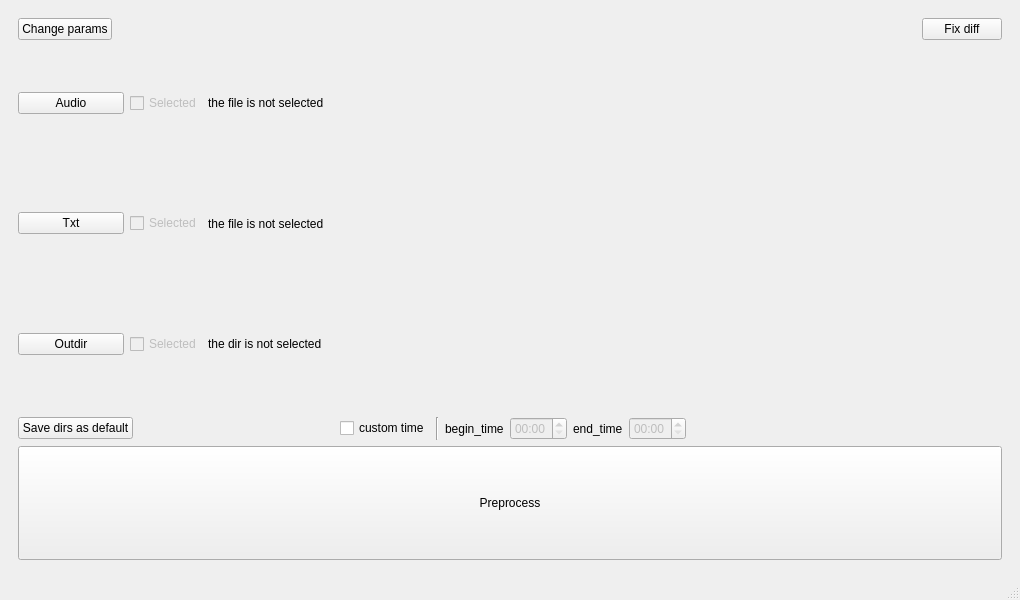
<?xml version="1.0" encoding="UTF-8"?>
<ui version="4.0">
 <class>Mainwindow</class>
 <widget class="QMainWindow" name="Mainwindow">
  <property name="geometry">
   <rect>
    <x>0</x>
    <y>0</y>
    <width>1020</width>
    <height>600</height>
   </rect>
  </property>
  <property name="windowTitle">
   <string>Simple dataset</string>
  </property>
  <property name="styleSheet">
   <string notr="true"/>
  </property>
  <widget class="QWidget" name="centralwidget">
   <layout class="QGridLayout" name="gridLayout_2">
    <item row="0" column="0">
     <widget class="QStackedWidget" name="stackedWidget">
      <property name="currentIndex">
       <number>0</number>
      </property>
      <widget class="QWidget" name="page">
       <layout class="QGridLayout" name="gridLayout">
        <item row="2" column="0">
         <layout class="QVBoxLayout" name="verticalLayout" stretch="1,1,1,0,1">
          <item>
           <layout class="QHBoxLayout" name="horizontalLayout" stretch="2,0,15">
            <item>
             <widget class="QPushButton" name="audioBt">
              <property name="text">
               <string>Audio</string>
              </property>
             </widget>
            </item>
            <item>
             <widget class="QCheckBox" name="audioCheck">
              <property name="enabled">
               <bool>false</bool>
              </property>
              <property name="text">
               <string>Selected</string>
              </property>
             </widget>
            </item>
            <item>
             <widget class="QLabel" name="audioLabel">
              <property name="minimumSize">
               <size>
                <width>300</width>
                <height>0</height>
               </size>
              </property>
              <property name="text">
               <string>the file is not selected</string>
              </property>
             </widget>
            </item>
           </layout>
          </item>
          <item>
           <layout class="QHBoxLayout" name="horizontalLayout_2" stretch="2,0,15">
            <item>
             <widget class="QPushButton" name="txtBt">
              <property name="text">
               <string>Txt</string>
              </property>
             </widget>
            </item>
            <item>
             <widget class="QCheckBox" name="txtCheck">
              <property name="enabled">
               <bool>false</bool>
              </property>
              <property name="text">
               <string>Selected</string>
              </property>
             </widget>
            </item>
            <item>
             <widget class="QLabel" name="txtLabel">
              <property name="minimumSize">
               <size>
                <width>300</width>
                <height>0</height>
               </size>
              </property>
              <property name="text">
               <string>the file is not selected</string>
              </property>
             </widget>
            </item>
           </layout>
          </item>
          <item>
           <layout class="QHBoxLayout" name="horizontalLayout_4" stretch="2,0,15">
            <item>
             <widget class="QPushButton" name="outdirBt">
              <property name="text">
               <string>Outdir</string>
              </property>
             </widget>
            </item>
            <item>
             <widget class="QCheckBox" name="outdirCheck">
              <property name="enabled">
               <bool>false</bool>
              </property>
              <property name="text">
               <string>Selected</string>
              </property>
             </widget>
            </item>
            <item>
             <widget class="QLabel" name="outdirLabel">
              <property name="minimumSize">
               <size>
                <width>300</width>
                <height>0</height>
               </size>
              </property>
              <property name="text">
               <string>the dir is not selected</string>
              </property>
             </widget>
            </item>
           </layout>
          </item>
          <item>
           <layout class="QHBoxLayout" name="horizontalLayout_6" stretch="4,7,0,0,1,0,1,0,7,4">
            <property name="topMargin">
             <number>10</number>
            </property>
            <item>
             <widget class="QPushButton" name="asDefaultBt">
              <property name="text">
               <string>Save dirs as default</string>
              </property>
             </widget>
            </item>
            <item>
             <spacer name="horizontalSpacer_5">
              <property name="orientation">
               <enum>Qt::Horizontal</enum>
              </property>
              <property name="sizeHint" stdset="0">
               <size>
                <width>40</width>
                <height>20</height>
               </size>
              </property>
             </spacer>
            </item>
            <item>
             <widget class="QCheckBox" name="customTimeCB">
              <property name="text">
               <string>custom time</string>
              </property>
             </widget>
            </item>
            <item>
             <widget class="Line" name="line">
              <property name="orientation">
               <enum>Qt::Vertical</enum>
              </property>
             </widget>
            </item>
            <item>
             <widget class="QLabel" name="label">
              <property name="text">
               <string>begin_time</string>
              </property>
             </widget>
            </item>
            <item>
             <widget class="QTimeEdit" name="beginTimeEdit_2">
              <property name="enabled">
               <bool>false</bool>
              </property>
              <property name="displayFormat">
               <string>mm:ss</string>
              </property>
             </widget>
            </item>
            <item>
             <widget class="QLabel" name="label_2">
              <property name="text">
               <string>end_time</string>
              </property>
             </widget>
            </item>
            <item>
             <widget class="QTimeEdit" name="endTimeEdit_2">
              <property name="enabled">
               <bool>false</bool>
              </property>
              <property name="displayFormat">
               <string>mm:ss</string>
              </property>
             </widget>
            </item>
            <item>
             <spacer name="horizontalSpacer_6">
              <property name="orientation">
               <enum>Qt::Horizontal</enum>
              </property>
              <property name="sizeHint" stdset="0">
               <size>
                <width>40</width>
                <height>20</height>
               </size>
              </property>
             </spacer>
            </item>
            <item>
             <spacer name="horizontalSpacer">
              <property name="orientation">
               <enum>Qt::Horizontal</enum>
              </property>
              <property name="sizeHint" stdset="0">
               <size>
                <width>40</width>
                <height>20</height>
               </size>
              </property>
             </spacer>
            </item>
           </layout>
          </item>
          <item>
           <layout class="QHBoxLayout" name="horizontalLayout_3">
            <item>
             <widget class="QPushButton" name="processBt">
              <property name="sizePolicy">
               <sizepolicy hsizetype="Minimum" vsizetype="Minimum">
                <horstretch>0</horstretch>
                <verstretch>0</verstretch>
               </sizepolicy>
              </property>
              <property name="text">
               <string>Preprocess</string>
              </property>
             </widget>
            </item>
           </layout>
          </item>
         </layout>
        </item>
        <item row="0" column="0">
         <layout class="QHBoxLayout" name="horizontalLayout_5">
          <item>
           <widget class="QPushButton" name="paramsBt">
            <property name="text">
             <string>Change params</string>
            </property>
           </widget>
          </item>
          <item>
           <spacer name="horizontalSpacer_2">
            <property name="orientation">
             <enum>Qt::Horizontal</enum>
            </property>
            <property name="sizeHint" stdset="0">
             <size>
              <width>40</width>
              <height>20</height>
             </size>
            </property>
           </spacer>
          </item>
          <item>
           <widget class="QPushButton" name="fixDiffBt">
            <property name="text">
             <string>Fix diff</string>
            </property>
           </widget>
          </item>
         </layout>
        </item>
       </layout>
      </widget>
      <widget class="QWidget" name="page_2">
       <layout class="QGridLayout" name="gridLayout_6">
        <item row="4" column="0">
         <layout class="QHBoxLayout" name="audioControllerLayout">
          <item>
           <widget class="QTimeEdit" name="beginTimeEdit">
            <property name="styleSheet">
             <string notr="true">margin-left:80px
</string>
            </property>
            <property name="currentSection">
             <enum>QDateTimeEdit::SecondSection</enum>
            </property>
            <property name="displayFormat">
             <string>ss:zzz</string>
            </property>
           </widget>
          </item>
          <item>
           <spacer name="horizontalSpacer_3">
            <property name="orientation">
             <enum>Qt::Horizontal</enum>
            </property>
            <property name="sizeHint" stdset="0">
             <size>
              <width>40</width>
              <height>20</height>
             </size>
            </property>
           </spacer>
          </item>
          <item>
           <widget class="QPushButton" name="stopBt">
            <property name="autoFillBackground">
             <bool>false</bool>
            </property>
            <property name="styleSheet">
             <string notr="true">image: url(:/icons/Stop.png);</string>
            </property>
            <property name="text">
             <string/>
            </property>
            <property name="default">
             <bool>false</bool>
            </property>
            <property name="flat">
             <bool>true</bool>
            </property>
           </widget>
          </item>
          <item>
           <widget class="QPushButton" name="playBt">
            <property name="autoFillBackground">
             <bool>false</bool>
            </property>
            <property name="styleSheet">
             <string notr="true">image: url(:/icons/PlayPause.png);</string>
            </property>
            <property name="text">
             <string/>
            </property>
            <property name="default">
             <bool>false</bool>
            </property>
            <property name="flat">
             <bool>true</bool>
            </property>
           </widget>
          </item>
          <item>
           <spacer name="horizontalSpacer_4">
            <property name="orientation">
             <enum>Qt::Horizontal</enum>
            </property>
            <property name="sizeHint" stdset="0">
             <size>
              <width>40</width>
              <height>20</height>
             </size>
            </property>
           </spacer>
          </item>
          <item>
           <widget class="QTimeEdit" name="endTimeEdit">
            <property name="styleSheet">
             <string notr="true">margin-right: 80px</string>
            </property>
            <property name="displayFormat">
             <string>ss:zzz</string>
            </property>
           </widget>
          </item>
         </layout>
        </item>
        <item row="0" column="0">
         <layout class="QHBoxLayout" name="buttonBackLayout">
          <item>
           <widget class="QPushButton" name="backBt">
            <property name="text">
             <string>back</string>
            </property>
           </widget>
          </item>
          <item>
           <spacer name="backSpacer">
            <property name="orientation">
             <enum>Qt::Horizontal</enum>
            </property>
            <property name="sizeHint" stdset="0">
             <size>
              <width>40</width>
              <height>20</height>
             </size>
            </property>
           </spacer>
          </item>
         </layout>
        </item>
        <item row="5" column="0">
         <widget class="QSlider" name="slider">
          <property name="styleSheet">
           <string notr="true">QSlider::groove:horizontal {
border: 1px solid #999999;
height: 18px;

border-radius: 9px;
}

QSlider::handle:horizontal {
width: 18px;
background: orange;
border-top-right-radius: 9px;
border-bottom-right-radius: 9px;
border-top-left-radius: 9px;
border-bottom-left-radius: 9px;
}

QSlider::add-page:qlineargradient {
background: lightgrey;
border-top-right-radius: 9px;
border-bottom-right-radius: 9px;
border-top-left-radius: 0px;
border-bottom-left-radius: 0px;
}

QSlider::sub-page:qlineargradient {
background: blue;
border-top-right-radius: 0px;
border-bottom-right-radius: 0px;
border-top-left-radius: 9px;
border-bottom-left-radius: 9px;
}</string>
          </property>
          <property name="maximum">
           <number>100</number>
          </property>
          <property name="pageStep">
           <number>100</number>
          </property>
          <property name="orientation">
           <enum>Qt::Horizontal</enum>
          </property>
         </widget>
        </item>
        <item row="1" column="0">
         <layout class="QHBoxLayout" name="selectDiffLayout" stretch="1,2,2,2,1">
          <item>
           <spacer name="leftSelectDiffSpacer">
            <property name="orientation">
             <enum>Qt::Horizontal</enum>
            </property>
            <property name="sizeHint" stdset="0">
             <size>
              <width>40</width>
              <height>20</height>
             </size>
            </property>
           </spacer>
          </item>
          <item>
           <widget class="QPushButton" name="getPrevDiffBt">
            <property name="styleSheet">
             <string notr="true">background-color: rgb(255, 222, 181);
color: rgb(0, 0, 0);</string>
            </property>
            <property name="text">
             <string>Get previous diff</string>
            </property>
           </widget>
          </item>
          <item>
           <widget class="QPushButton" name="refreshBt">
            <property name="styleSheet">
             <string notr="true">color: rgb(0, 0, 0);
background-color: rgb(146, 202, 255);</string>
            </property>
            <property name="text">
             <string>Refresh</string>
            </property>
           </widget>
          </item>
          <item>
           <widget class="QPushButton" name="getNextDiffBt">
            <property name="styleSheet">
             <string notr="true">background-color: rgb(255, 222, 181);
color: rgb(0, 0, 0);</string>
            </property>
            <property name="text">
             <string>Get next diff</string>
            </property>
           </widget>
          </item>
          <item>
           <spacer name="rightSelectDiffSpacer">
            <property name="orientation">
             <enum>Qt::Horizontal</enum>
            </property>
            <property name="sizeHint" stdset="0">
             <size>
              <width>40</width>
              <height>20</height>
             </size>
            </property>
           </spacer>
          </item>
         </layout>
        </item>
        <item row="6" column="0">
         <layout class="QHBoxLayout" name="confirmRemoveLayout" stretch="1,2,2,1">
          <item>
           <spacer name="LeftCRSpacer">
            <property name="orientation">
             <enum>Qt::Horizontal</enum>
            </property>
            <property name="sizeHint" stdset="0">
             <size>
              <width>40</width>
              <height>20</height>
             </size>
            </property>
           </spacer>
          </item>
          <item>
           <widget class="QPushButton" name="confirmBt">
            <property name="styleSheet">
             <string notr="true">background-color: rgb(125, 255, 145);
color: rgb(0, 0, 0);</string>
            </property>
            <property name="text">
             <string>Confirm</string>
            </property>
           </widget>
          </item>
          <item>
           <widget class="QPushButton" name="removeBt">
            <property name="styleSheet">
             <string notr="true">background-color: rgb(255, 116, 116);
color: rgb(0, 0, 0);</string>
            </property>
            <property name="text">
             <string>Remove</string>
            </property>
           </widget>
          </item>
          <item>
           <spacer name="RightCRSpacer">
            <property name="orientation">
             <enum>Qt::Horizontal</enum>
            </property>
            <property name="sizeHint" stdset="0">
             <size>
              <width>40</width>
              <height>20</height>
             </size>
            </property>
           </spacer>
          </item>
         </layout>
        </item>
        <item row="2" column="0">
         <layout class="QHBoxLayout" name="textSpeakerLayout" stretch="9,3">
          <property name="topMargin">
           <number>0</number>
          </property>
          <property name="rightMargin">
           <number>0</number>
          </property>
          <item>
           <layout class="QVBoxLayout" name="textAreasLayout">
            <item>
             <widget class="QLabel" name="label_3">
              <property name="text">
               <string>Recognized:</string>
              </property>
             </widget>
            </item>
            <item>
             <widget class="QPlainTextEdit" name="recognizedTE">
              <property name="font">
               <font>
                <family>Courier New</family>
                <pointsize>9</pointsize>
               </font>
              </property>
              <property name="plainText">
               <string/>
              </property>
             </widget>
            </item>
            <item>
             <widget class="QLabel" name="label_4">
              <property name="text">
               <string>Final version:</string>
              </property>
             </widget>
            </item>
            <item>
             <widget class="QPlainTextEdit" name="currentTE">
              <property name="font">
               <font>
                <pointsize>8</pointsize>
               </font>
              </property>
             </widget>
            </item>
           </layout>
          </item>
          <item>
           <layout class="QVBoxLayout" name="speakersLayout">
            <property name="topMargin">
             <number>20</number>
            </property>
            <property name="rightMargin">
             <number>0</number>
            </property>
            <item>
             <widget class="QListWidget" name="speakersList">
              <property name="minimumSize">
               <size>
                <width>100</width>
                <height>0</height>
               </size>
              </property>
             </widget>
            </item>
            <item>
             <widget class="QLabel" name="currentSpeaker">
              <property name="text">
               <string>Current speaker:</string>
              </property>
             </widget>
            </item>
            <item>
             <layout class="QHBoxLayout" name="addSpekaerLayout">
              <property name="topMargin">
               <number>20</number>
              </property>
              <item>
               <widget class="QPushButton" name="addSpeakerBt">
                <property name="text">
                 <string>Add</string>
                </property>
               </widget>
              </item>
              <item>
               <widget class="QLineEdit" name="speakerNameTE"/>
              </item>
             </layout>
            </item>
            <item>
             <widget class="QPushButton" name="deleteSpeaker">
              <property name="text">
               <string>Delete selected</string>
              </property>
             </widget>
            </item>
           </layout>
          </item>
         </layout>
        </item>
       </layout>
      </widget>
     </widget>
    </item>
   </layout>
  </widget>
  <widget class="QMenuBar" name="menubar">
   <property name="geometry">
    <rect>
     <x>0</x>
     <y>0</y>
     <width>1020</width>
     <height>21</height>
    </rect>
   </property>
  </widget>
  <widget class="QStatusBar" name="statusbar"/>
 </widget>
 <resources>
  <include location="../resources.qrc"/>
 </resources>
 <connections/>
</ui>
